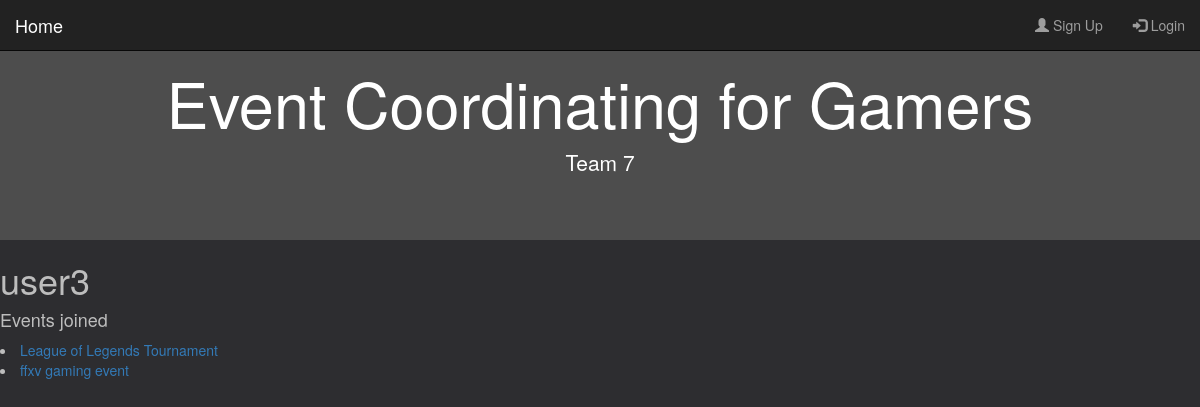
Screenshot of /profile/5/ with the database file from the repository.
### events/models.py (models this page shows, shortened)
class User(AbstractUser):
    username = models.CharField(db_index=True, max_length=255, unique=True, blank=False)
    email = models.EmailField(db_index=True, unique=True, blank=False)
    discord = models.CharField(
        max_length=255, default=None, blank=True, null=True
    )
    email_notifications = models.BooleanField(default=True)
    discord_notifications = models.BooleanField(default=False)
    info = models.TextField(blank=True)

class Event(models.Model):
    name = models.CharField(max_length=100, blank=False, unique=True)
    start_datetime = models.DateTimeField()
    end_datetime = models.DateTimeField()
    creator = models.ForeignKey(
        User, on_delete=models.CASCADE, related_name="event_creator"
    )
    location = models.CharField(max_length=100)
    created_at = models.DateTimeField(auto_now_add=True, editable=False)
    last_modified = models.DateTimeField(auto_now=True)
    attendees = models.ManyToManyField(User, blank=True, related_name="event_attendes")
    description = models.TextField(blank=True)
    games = models.ManyToManyField(Game, blank=True)

### events/views.py (the view)
# urls.py: path("profile/<int:pk>/", views.ProfileView.as_view(), name="profile"),
class ProfileView(generic.DetailView):
    login_url = "/login/"
    model = User
    context_object_name = "profile_user"
    template_name = "profile.html"
    def get_context_data(self, **kwargs):
        context = super().get_context_data(**kwargs)
        profile_events = Event.objects.filter(attendees=context["profile_user"])
        context["profile_events"] = profile_events
        return context

### events/templates/profile.html (shortened to what this page needs)
{% extends 'base.html' %}
{% block content %}
<h1>{{ profile_user.username }}</h1>
{% if profile_events %}
<h4> Events joined </h4>
{% for e in profile_events %}
<li><a  href="{% url 'info' pk=e.id%}">{{ e.name }}</a></li>
{% endfor %}
{% else %}
<h4> No events joined</h4>
{% endif %}
{% endblock %}

### events/templates/base.html (style rules this page uses)
body { background: #2d2d30; color: #bdbdbd; }

### rows the page displays
User: username "user3"
Event: name "League of Legends Tournament"
Event: name "ffxv gaming event"
